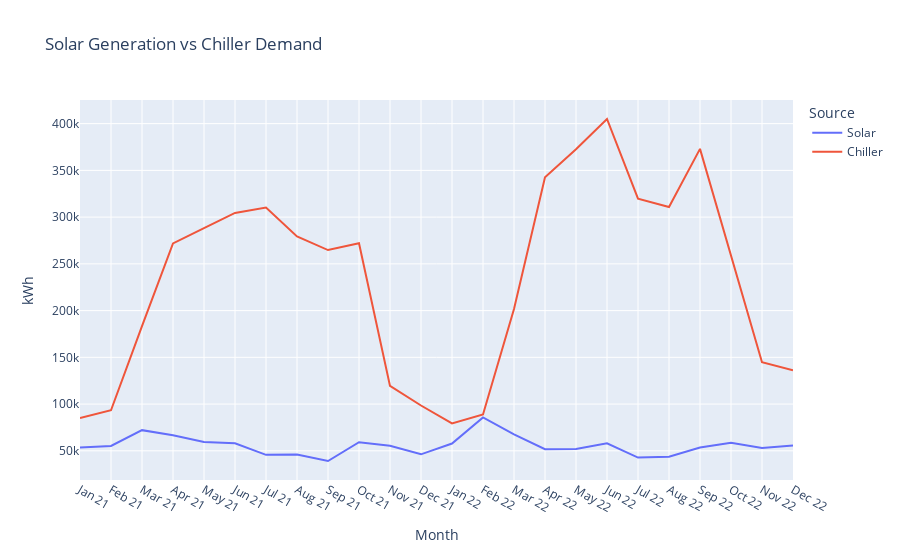

Notebook source saved alongside this figure:
### Code cell
combined_data = {
    'Month': chiller_data['Month'],
    'Solar': solar_data,
    'Chiller': chiller_data['Consumption']
} 
dddf = pd.DataFrame(combined_data)
fig = px.line(dddf, x='Month', y=['Solar','Chiller'],
             title="Solar Generation vs Chiller Demand",
             labels={'value':'kWh','variable':'Source'})
fig.update_layout(yaxis2=dict(title='Chiller (kWh)', overlaying='y', side='right'))
fig.show()

### Figure 1 — Plotly figure (JSON) as saved in the notebook; plotly's stock layout.template omitted (floating-point values rounded to 4 significant figures)
{"data": [{"hovertemplate": "Source=Solar<br>Month=%{x}<br>kWh=%{y}<extra></extra>", "legendgroup": "Solar", "line": {"color": "#636efa", "dash": "solid"}, "marker": {"symbol": "circle"}, "mode": "lines", "name": "Solar", "orientation": "v", "showlegend": true, "type": "scatter", "x": ["Jan 21", "Feb 21", "Mar 21", "Apr 21", "May 21", "Jun 21", "Jul 21", "Aug 21", "Sep 21", "Oct 21", "Nov 21", "Dec 21", "Jan 22", "Feb 22", "Mar 22", "Apr 22", "May 22", "Jun 22", "Jul 22", "Aug 22", "Sep 22", "Oct 22", "Nov 22", "Dec 22"], "xaxis": "x", "y": [53492, 55250, 72111, 66687, 59496, 58152, 45676, 46142, 39108, 59193, 55470, 46258, 57827, 85689, 67652, 51715, 51965, 57952, 42758, 43645, 53446, 58693, 53070, 55804], "yaxis": "y"}, {"hovertemplate": "Source=Chiller<br>Month=%{x}<br>kWh=%{y}<extra></extra>", "legendgroup": "Chiller", "line": {"color": "#EF553B", "dash": "solid"}, "marker": {"symbol": "circle"}, "mode": "lines", "name": "Chiller", "orientation": "v", "showlegend": true, "type": "scatter", "x": ["Jan 21", "Feb 21", "Mar 21", "Apr 21", "May 21", "Jun 21", "Jul 21", "Aug 21", "Sep 21", "Oct 21", "Nov 21", "Dec 21", "Jan 22", "Feb 22", "Mar 22", "Apr 22", "May 22", "Jun 22", "Jul 22", "Aug 22", "Sep 22", "Oct 22", "Nov 22", "Dec 22"], "xaxis": "x", "y": [84975, 93383, 183439, 271895, 288130, 304441, 310180, 279343, 264773, 272034, 119507, 98480, 79338, 88809, 201611, 342692, 372540, 404967, 319790, 310868, 372987, 258658, 144830, 136168], "yaxis": "y"}], "layout": {"legend": {"title": {"text": "Source"}, "tracegroupgap": 0}, "title": {"text": "Solar Generation vs Chiller Demand"}, "xaxis": {"anchor": "y", "domain": [0, 1], "title": {"text": "Month"}}, "yaxis": {"anchor": "x", "domain": [0, 1], "title": {"text": "kWh"}}, "yaxis2": {"overlaying": "y", "side": "right", "title": {"text": "Chiller (kWh)"}}}}
